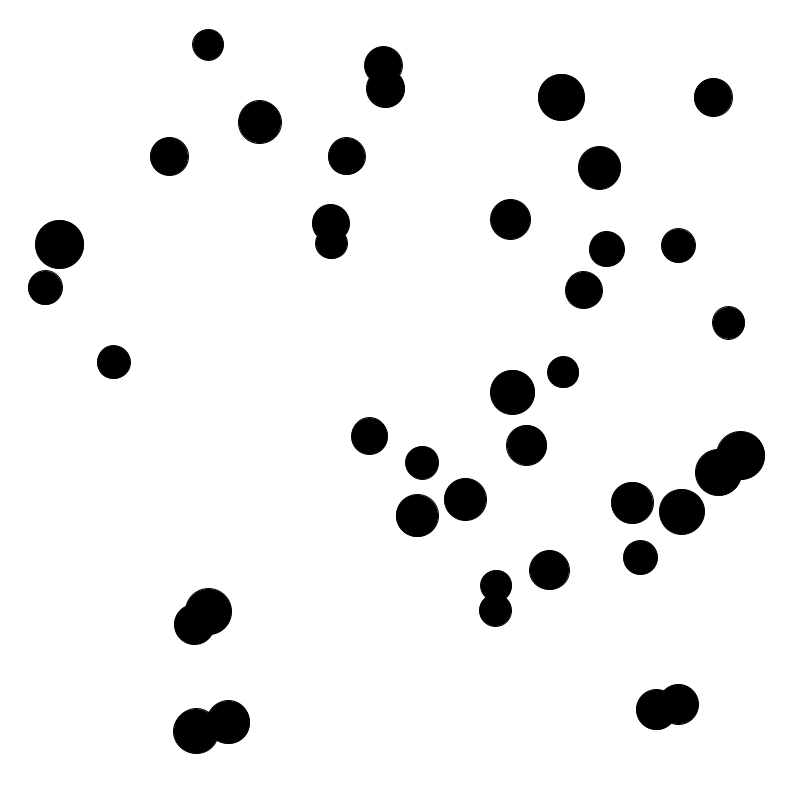
Frame 1 (no input)
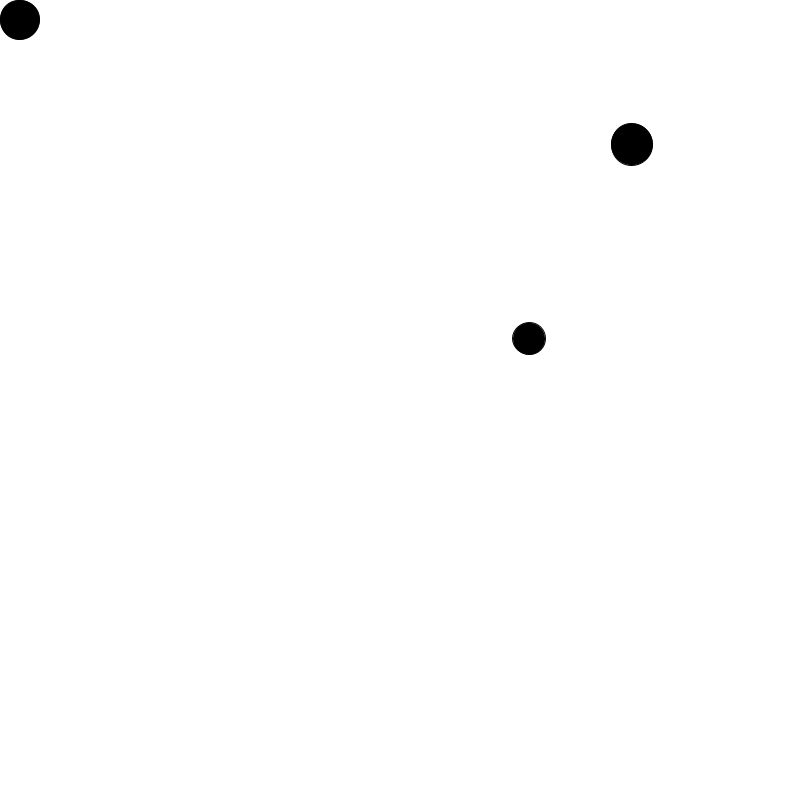
Frame 60 (the mouse pressed at the canvas centre just before this capture)
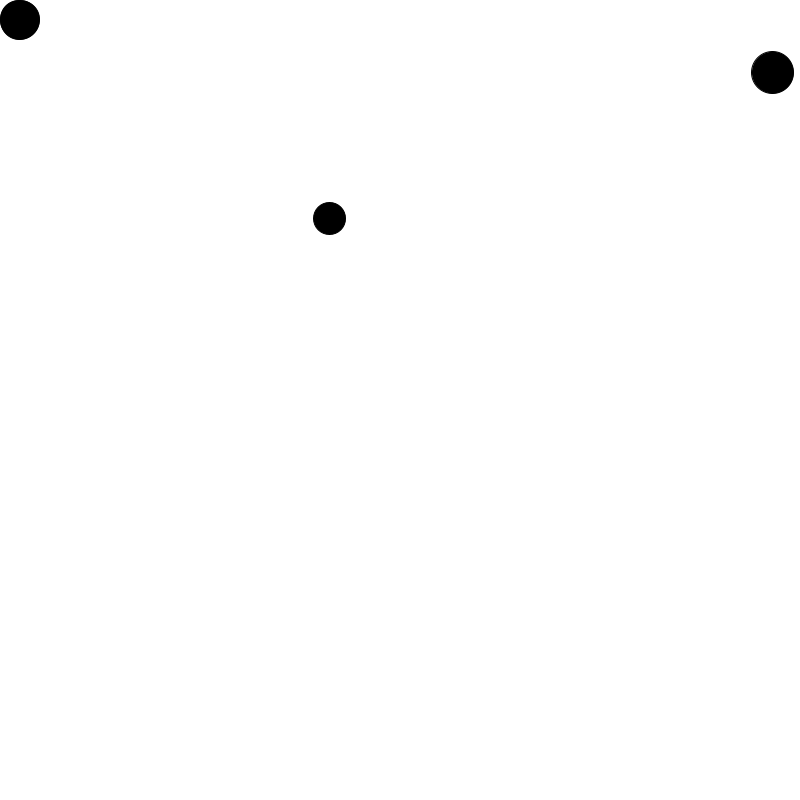
Frame 120 (the mouse held since frame 60 and released just before this capture)

The Processing sketch that drew these frames (run headless with seeded random() and noise(); from frame 60 on, the mouse is pressed at the canvas centre):

// Processing sketch: PhysikDemo
// ── PhysikDemo.pde
ArrayList<Mass> masses;
float xp;
float yp;
float mp;
float dt = 0.001; //the smaller the better
void setup() {
  size(800, 800);
  masses = new ArrayList<Mass>();
  for (int i = 0; i<40; i++) {
    float m = random(30, 50);
    float x = random(m, width-m);
    float y = random(m, height-m);
    float dx = random(0, 5);
    float dy = random(0, 5);
    masses.add(new Mass(x, y, dx, dy, m));
  }
}
void draw() {
  frameRate(60);
  background(255);
  for (Mass m1 : masses) {
    m1.show();
  }
  for (float i = 0; i<(1/dt); i++) {
    for (Mass m1 : masses) {
      m1.update();
      for (Mass m2 : masses) {
        if (m1.distance(m2)!=0) {
          if (m1.collidesWith(m2)) {
            PVector vel1 = m1.collide(m2);
            PVector vel2 = m2.collide(m1);
            m1.vel.set(vel1);
            m1.pos.set(m1.pos.x+vel1.x*dt, m1.pos.y+vel1.y*dt);
            m2.vel.set(vel2);
            m2.pos.set(m2.pos.x+vel2.x*dt, m2.pos.y+vel2.y*dt);
          }
        }
      }
    }
  }
}

void mousePressed() {
  xp = mouseX;
  yp = mouseY;
  mp = 100;
  fill(0);
  ellipse(xp, yp, mp, mp);
}

void keyPressed() {
  if (key == ' ') {
    masses.clear();
  }
}

void mouseDragged() {
  ellipse(xp, yp, mp, mp);
  line(xp, yp, mouseX, mouseY);
}


void mouseReleased() {
  PVector dir = new PVector(xp-mouseX, yp-mouseY);
  dir.setMag(map(dir.mag(), 0, width, 0, 20));

  masses.add(new Mass(xp, yp, dir.x, dir.y, mp));
}

// ── Mass.pde
class Mass {
  //Attribute
  PVector pos;
  PVector vel;
  PVector acc;
  float m;
  PVector p;
  boolean collided = false;
  int cto = 5;
 
  

  //Konstruktor
  Mass(float x, float y, float xd, float yd, float m) {
    pos = new PVector(x, y);
    vel = new PVector(xd, yd);
    acc = new PVector();
    p = new PVector(m*xd, m*yd);
    this.m = m;
  }

  //Methoden
  void show() {
    fill(0);
    ellipse(pos.x, pos.y, m, m);
  }

  void update() {
    vel.add(acc);
    //vel.mult(0.999); //Friction
    float tempx = vel.x*dt;
    float tempy = vel.y*dt;
    pos.add(tempx, tempy);
    p.set(vel.x*m, vel.y*m);
    bounceWalls();
    //vel.limit(10);
    
    
    if (collided) {
      cto--;
    }
    if (cto<0) {
     collided = true; 
    }
  }
  
  void bounceWalls() {
   if (pos.x>(width-m/2)) {
     vel.set(-vel.x, vel.y);
     pos.set(width-m/2, pos.y);
     //collided = true;
   }
   if (pos.x<(m/2)) {
     vel.set(-vel.x, vel.y);
     pos.set(m/2, pos.y);
     //collided = true;
   }
   if (pos.y>(height-m/2)) {
     vel.set(vel.x, -vel.y);
     pos.set(pos.x, height-m/2);
     //collided = true;
   }
   if (pos.y<(m/2)) {
     vel.set(vel.x, -vel.y);
     pos.set(pos.x, m/2);
     //collided = true;
   }
  }

  PVector collide(Mass m2) {
    float velx = 2*(((this.p.x)+(m2.p.x)) / ( this.m+m2.m))-this.vel.x;
    float vely = 2*(((this.p.y)+(m2.p.y)) / ( this.m+m2.m))-this.vel.y;
    
    return (new PVector(velx, vely));
  }

  boolean collidesWith(Mass m2) {
    //collided = true;
    return this.distance(m2)<=((this.m/2)+(m2.m/2));
  }
  
  float distance(Mass m2) {
   return dist(this.pos.x, this.pos.y, m2.pos.x, m2.pos.y);
  }
}
